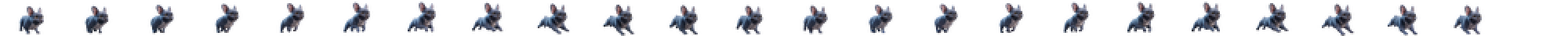
#> input picture race-v3-frenk-lab/dog4assets/run.png, 1000 x 23 px, shrunk from 4272 x 100 before the run, found by its file name (shown 2 times larger)
$ python rocky_phase_eval.py
#> lines starting #> are read from the running program, lines starting #| are printed output that depends on the picture; after the words box and inside, x2 and y2 are one past the last pixel; in counts of white or black regions, pixels touching at a corner belong together
#!/usr/bin/env python3
"""Сравнение фаз RUN Рокки до/после по реальным силуэтам атласа. Пишет reports/ROCKY_PHASE_EVAL.md и .json.
usage: rocky_phase_eval.py   (из корня репозитория; нужен node)"""
import json, os, subprocess
import numpy as np
from PIL import Image
HERE = os.path.dirname(os.path.abspath(__file__)); ROOT = os.path.join(HERE, "..")
A = os.path.join(ROOT, "assets", "dogs", "rocky", "atlas")
W, H = 178, 100
run = np.asarray(Image.open(os.path.join(A, "run.png")).convert("RGBA")); stop = np.asarray(Image.open(os.path.join(A, "stop.png")).convert("RGBA"))
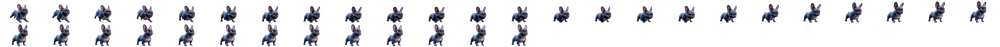
#> input picture dog4-v3-lab/assets/stop.png, 1000 x 47 px, shrunk from 4272 x 200 before the run, found by its file name
#> further down, stop is the input picture: shape (47, 1000, 4); mean R, G, B, A 16.9, 18.1, 22.7, 35.2
M = [run[:, c*W:(c+1)*W, 3] >= 128 for c in range(23)]; S0 = stop[0:H, 0:W, 3] >= 128
#> after `M = [run[:, c * W:(c + 1) * W, 3] >= 128 for c in range(23)]`: M = 23 items
#> after `S0 = stop[0:H, 0:W, 3] >= 128`:
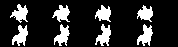
#> S0: shape (47, 178) bool; 17.3% white; 8 white regions, largest, box (x1, y1, x2, y2) and area: (137, 24, 153, 46) 192, (95, 24, 111, 46) 191, (12, 25, 28, 46) 189
bot = lambda m: int(np.nonzero(m)[0].max()); iou = lambda a, b: (a & b).sum() / (a | b).sum()
src = lambda c: 52 + c if c < 11 else 61 + ((c - 11 + 2) % 12)
#> (the run stopped early here; a loop or call above may not have finished)
